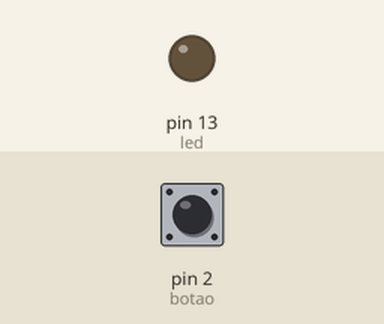
This sketch was run on a simulated Arduino Uno, built with avr-gcc and run on an emulated ATmega328P. Shown: output pins drawn as LEDs (lit = HIGH). Inputs (shaded band) come from the test bench; at power-on: pin 2 (botao) LOW.

Above: at 1.2 s.
1.3 s: pin 2 (botao) pulled HIGH for 0.15 s
At 1.37 s:
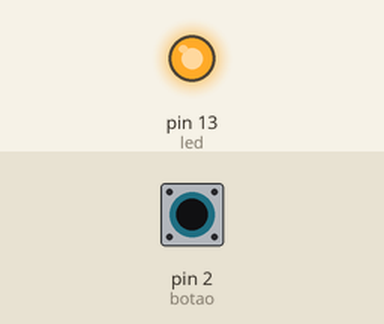
2.9 s: pin 2 (botao) pulled HIGH for 3.2 s
At 7.3 s:
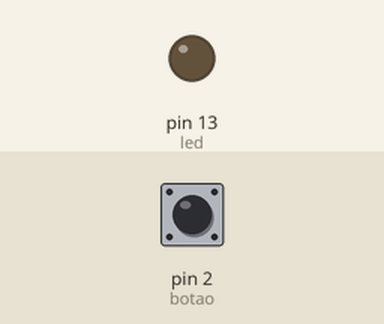
Timing chart, 0 to 8.8 s (numbered marks = the images above; inputs shaded):
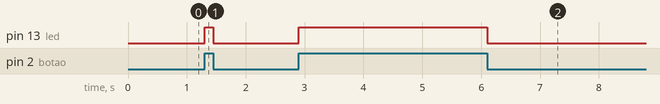

Measured:
- after the input at 1.3 s, pin 13 (led): LOW → HIGH at once, → LOW 0.15 s later
- after the input at 2.9 s, pin 13 (led): LOW → HIGH at once, → LOW 3.2 s later

The sketch:

usandoBotao.ino
```cpp
int led = 13;
int botao = 2;
int press = 0;

void setup() {
  pinMode(led, OUTPUT);
  pinMode(botao, INPUT);


}

void loop() {
  press = digitalRead(botao);

  if (press == HIGH){
      digitalWrite(led, HIGH);
    }
    else {
        digitalWrite(led, LOW);
      }
}
```
